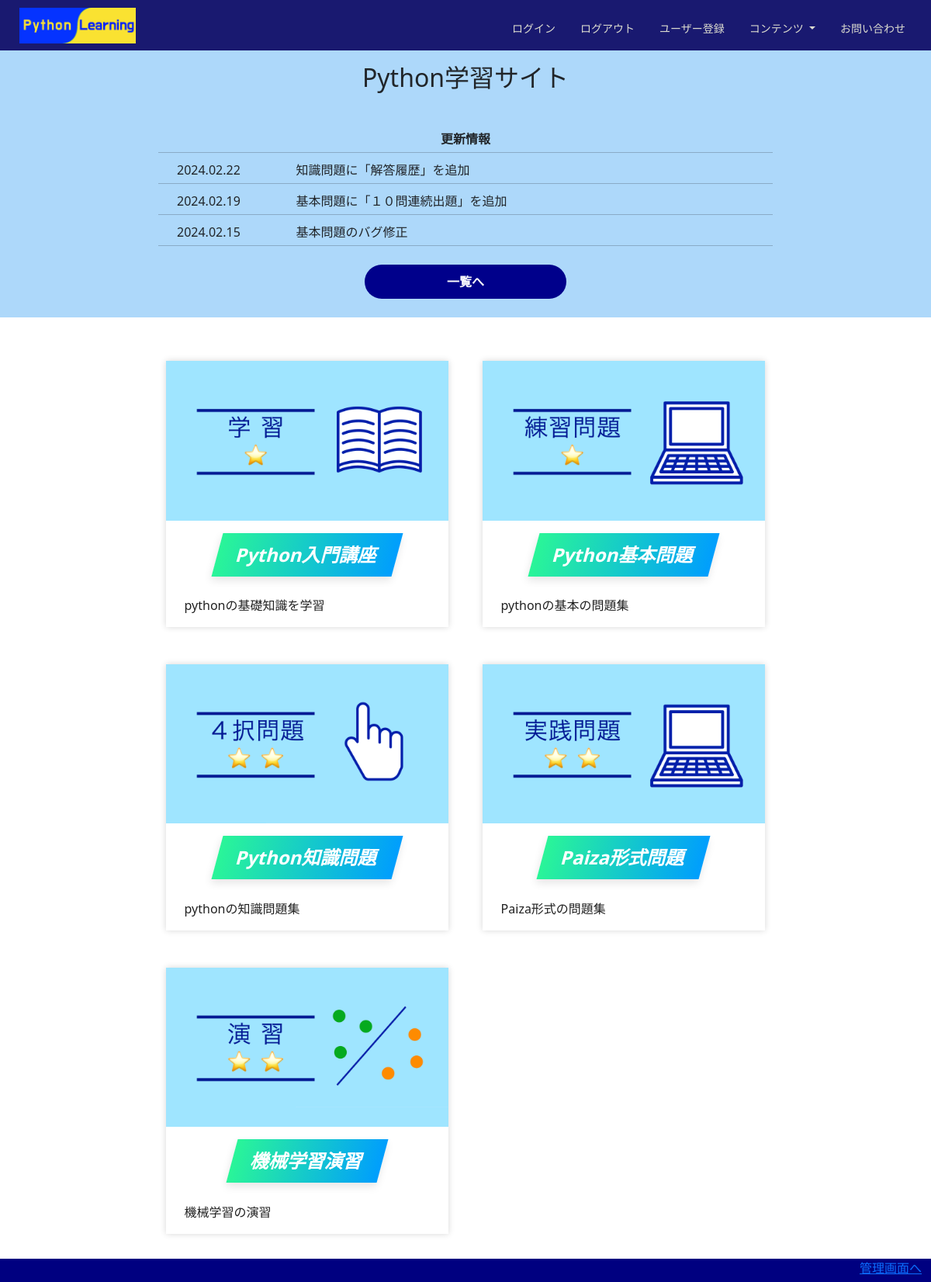
The page / on the database its author committed.
### python_learning_app/models/index.py (models this page shows)
class News(models.Model):
    date = models.DateField(verbose_name="更新日")
    comment = models.CharField(max_length=80, verbose_name="更新内容")

### python_learning_app/views/index.py (the view)
# urls.py: path('', index.top_page, name='index'),
def top_page(request):
    news = News.objects.all().order_by('date').reverse()
    if len(news) < 3:
        recent = news[0:len(news)]
    else:
        recent = news[0:3]
    params = {'recent': recent}
    return render(request, 'python_learning/index.html', params)

### templates/python_learning/index.html (shortened to what this page needs)
{% extends 'python_learning/base.html' %}
{% load static %}
{% block css %}
<link href="{% static 'css/top.css' %}" rel="stylesheet">
{% endblock css %}
{% block content %}
<div>
<div class="pt-3" style="background-color: #add8fa;">
    <h2 class="text-center mb-5">Python学習サイト</h2>
    <div class="row">
        <div class="col-2"></div>
        <div class="col-8">
            <div class="text-center" style="font-weight: bold;">更新情報</div>
            <hr class="slight_line">
            {% for news in recent %}
            <div class="ps-4" style="display: flex;">
              <div style="width: 20%;">
                {{ news.date|date:"Y.m.d" }}
              </div>
              <div style="width: 80%;">
                {{ news.comment }}
              </div>
            </div>
            <hr class="slight_line">
            {% endfor %}
            <div class="button_list m-4">
                <a href="{% url 'python_learning:news_list' %}">一覧へ</a>
            </div>
        </div>
        <div class="col-2"></div>
    </div>
</div>
<div style="height: 40px;"></div>
<div class="row">
    <div class="col-2"></div>
    <div class="col-4">
        <div class="l-wrapper_01">
            <article class="card_01">
              <div class="card__header_01">
                <p class="card__title_01"><a href="{% url 'python_learning:intro' %}" class="button_01">Python<br class="sp_1">入門<br class="sp_2">講座</a></p>
                <figure class="card__thumbnail_01">
                    <img src="{% static 'img/index/gakushu1.png' %}" alt="サムネイル" class="card__image_01">
              </figure>
              </div>
              <div class="card__body_01">
                <p class="card__text2_01">pythonの基礎知識を学習</p>
              </div>
            </article>
          </div>
    </div>
    <div class="col-4">
        <div class="l-wrapper_01">
            <article class="card_01">
              <div class="card__header_01">
                <p class="card__title_01"><a href="{% url 'python_learning:questions' %}" class="button_01">Python<br class="sp_1">基本<br class="sp_2">問題</a></p>
                <figure class="card__thumbnail_01">
                    <img src="{% static 'img/index/renshu1.png' %}" alt="サムネイル" class="card__image_01">
              </figure>
              </div>
              <div class="card__body_01">
                <p class="card__text2_01">pythonの基本の問題集</p>
              </div>
            </article>
          </div>
    </div>
    <div class="col-2"></div>
</div>
<div class="row">
    <div class="col-2"></div>
    <div class="col-4">
        <div class="l-wrapper_01">
            <article class="card_01">
              <div class="card__header_01">
                <p class="card__title_01"><a href="{% url 'python_learning:chapter' %}" class="button_01">Python<br class="sp_1">知識<br class="sp_2">問題</a></p>
                <figure class="card__thumbnail_01">
                    <img src="{% static 'img/index/yontaku2.png' %}" alt="サムネイル" class="card__image_01">
              </figure>
              </div>
              <div class="card__body_01">
                <p class="card__text2_01">pythonの知識問題集</p>
              </div>
            </article>
          </div>
    </div>
    <div class="col-4">
        <div class="l-wrapper_01">
            <article class="card_01">
              <div class="card__header_01">
                <p class="card__title_01"><a href="{% url 'python_learning:p_like' %}" class="button_01">Paiza<br class="sp_1">形式<br class="sp_2">問題</a></p>
                <figure class="card__thumbnail_01">
                    <img src="{% static 'img/index/zissen2.png' %}" alt="サムネイル" class="card__image_01">
              </figure>
              </div>
              <div class="card__body_01">
                <p class="card__text2_01">Paiza形式の問題集</p>
              </div>
            </article>
          </div>
    </div>
    <div class="col-2"></div>
</div>
<div class="row">
    <div class="col-2"></div>
    <div class="col-4">
        <div class="l-wrapper_01">
            <article class="card_01">
              <div class="card__header_01">
                <p class="card__title_01"><a href="{% url 'python_learning:machine_learning' %}" class="button_01">機械学習<br class="sp_1">演習</a></p>
                <figure class="card__thumbnail_01">
                    <img src="{% static 'img/index/enshu2.png' %}" alt="サムネイル" class="card__image_01">
              </figure>
              </div>
              <div class="card__body_01">
                <p class="card__text2_01">機械学習の演習</p>
              </div>
            </article>
          </div>
    </div>
    <div class="col-4">
    </div>
    <div class="col-2"></div>
</div>
</div>
<footer style="height: 30px; position: relative; bottom: 0;  width: 100%; background-color: navy;">
    <div class="container-fluid text-end"><a href="{% url 'admin:index' %}">管理画面へ</a></div>
  </footer>
{% endblock content %}

### static/css/own.css (style rules this page uses)
.body_color { background-color: white; }
.slight_line { margin-top: 5px; margin-bottom: 10px; }

### static/css/top.css (style rules this page uses)
.button_list a { background: darkblue; border-radius: 50px; position: relative; display: flex; text-decoration: none; justify-content: space-around; align-items: center; margin: 0 auto; max-width: 260px; padding: 10px 25px; color: #FFF; transition: 0.3s ease-in-out; font-weight: 600; }
.l-wrapper_01 { margin: 1rem auto; width: 95%; }
.card_01 { background-color: #fff; box-shadow: 0 0 8px rgba(0, 0, 0, .16); color: #212121; text-decoration: none; }
.card__header_01 { display: flex; flex-wrap: wrap; }
.card__title_01 { padding: 1rem 1.5rem; font-size: 1.5rem; order: 1; margin-left: auto; margin-right: auto; margin-bottom: 0.6rem; text-align: right; font-weight: bold; text-decoration: none; }
.card__thumbnail_01 { margin: 0; order: 0; }
.card__image_01 { width: 100%; }
.card__body_01 { padding: 0 1.5rem; }
.card__text2_01 { font-size: 1rem; margin-top: 0; margin-bottom: 2rem; padding-bottom: 1rem; }
.button_01 { text-decoration: none; position: relative; display: flex; justify-content: space-around; align-items: center; margin: 0 auto; max-width: 360px; padding: 10px 25px; color: #313131; transition: 0.3s ease-in-out; font-weight: 600; transform: skew(-15deg); color: #fff; background-image: -webkit-gradient(linear, left top, right top, from(#2af598), to(#009efd)); background-image: -webkit-linear-gradient(left, #2af598 0%, #009efd 100%); background-image: linear-gradient(90deg, #2af598 0%, #009efd 100%); -webkit-box-shadow: 0 5px 10px rgba(0, 0, 0, .1); box-shadow: 0 5px 10px rgba(0, 0, 0, .1); }

### rows shown on the page
News: date "2024.02.22", comment "知識問題に「解答履歴」を追加"
News: date "2024.02.19", comment "基本問題に「１０問連続出題」を追加"
News: date "2024.02.15", comment "基本問題のバグ修正"
